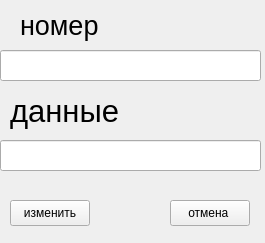
<?xml version="1.0" encoding="UTF-8"?>
<ui version="4.0">
 <class>change2</class>
 <widget class="QWidget" name="change2">
  <property name="geometry">
   <rect>
    <x>0</x>
    <y>0</y>
    <width>265</width>
    <height>243</height>
   </rect>
  </property>
  <property name="windowTitle">
   <string>изменение данных</string>
  </property>
  <widget class="QLabel" name="nomer">
   <property name="geometry">
    <rect>
     <x>20</x>
     <y>10</y>
     <width>111</width>
     <height>31</height>
    </rect>
   </property>
   <property name="font">
    <font>
     <pointsize>20</pointsize>
    </font>
   </property>
   <property name="text">
    <string>номер </string>
   </property>
  </widget>
  <widget class="QLabel" name="label_data">
   <property name="geometry">
    <rect>
     <x>10</x>
     <y>90</y>
     <width>141</width>
     <height>41</height>
    </rect>
   </property>
   <property name="font">
    <font>
     <pointsize>23</pointsize>
    </font>
   </property>
   <property name="text">
    <string>данные </string>
   </property>
  </widget>
  <widget class="QLineEdit" name="lineEdit_number">
   <property name="geometry">
    <rect>
     <x>0</x>
     <y>50</y>
     <width>261</width>
     <height>31</height>
    </rect>
   </property>
  </widget>
  <widget class="QLineEdit" name="lineEdit_add_data">
   <property name="geometry">
    <rect>
     <x>0</x>
     <y>140</y>
     <width>261</width>
     <height>31</height>
    </rect>
   </property>
   <property name="font">
    <font>
     <pointsize>10</pointsize>
    </font>
   </property>
  </widget>
  <widget class="QPushButton" name="pb_add_invoice">
   <property name="geometry">
    <rect>
     <x>10</x>
     <y>200</y>
     <width>80</width>
     <height>26</height>
    </rect>
   </property>
   <property name="text">
    <string>изменить</string>
   </property>
  </widget>
  <widget class="QPushButton" name="pb_cansel_invoice">
   <property name="geometry">
    <rect>
     <x>170</x>
     <y>200</y>
     <width>80</width>
     <height>26</height>
    </rect>
   </property>
   <property name="text">
    <string>отмена </string>
   </property>
  </widget>
 </widget>
 <resources/>
 <connections/>
</ui>
